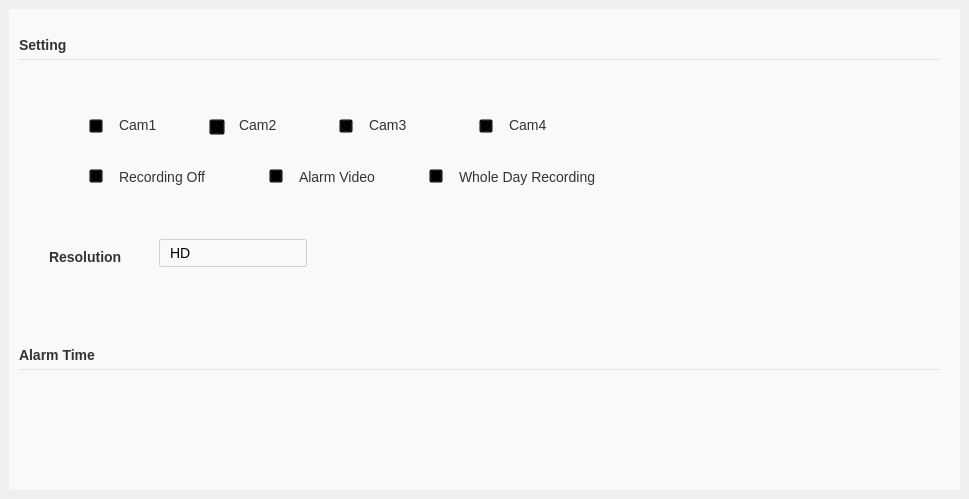
   <widget class="QWidget" name="tab_3">
    <attribute name="title">
     <string>Video</string>
    </attribute>
    <widget class="QWidget" name="widget_4" native="true">
     <property name="geometry">
      <rect>
       <x>9</x>
       <y>9</y>
       <width>951</width>
       <height>481</height>
      </rect>
     </property>
     <property name="styleSheet">
      <string notr="true">QWidget{
	background-color: #F9F9F9;
	font-family: &quot;Microsoft YaHei&quot;;
	font-size:14px;
    color: #333333;
}

/*4个通道按钮*/
QPushButton#VideopushButton_cam1,
#VideopushButton_cam2,
#VideopushButton_cam3,
#VideopushButton_cam4{
	background-color:#00000000;
	border-image: url(:/images/device_unselect.png);
}
QPushButton#VideopushButton_cam1:checked,
#VideopushButton_cam2:checked,
#VideopushButton_cam3:checked,
#VideopushButton_cam4:checked{
	background-color:#00000000;
	border-image: url(:/images/device_select.png);
}
/*3个类型按钮*/
QPushButton#VideolpushButton_recordingoff,
#VideopushButton_alarm,
#VideopushButton_wholedayrecording{
	background-color:#00000000;
	border-image: url(:/images/unchecked.png);
}
QPushButton#VideolpushButton_recordingoff:checked,
#VideopushButton_alarm:checked,
#VideopushButton_wholedayrecording:checked{
	background-color:#00000000;
	border-image: url(:/images/checked.png);
}
</string>
     </property>
     <widget class="QComboBox" name="VideocomboBox">
      <property name="geometry">
       <rect>
        <x>150</x>
        <y>230</y>
        <width>148</width>
        <height>28</height>
       </rect>
      </property>
      <property name="styleSheet">
       <string notr="true">QComboBox {
      border: 1px solid #D2D2D2;
      border-radius: 2px;
      padding: 1px 10px 1px 10px;
      min-width: 6em;
	  color:#000000;
	  font-size:14px;
  }

  QComboBox:editable {
      background:#F9F9F9;
  }

  QComboBox:!editable, QComboBox::drop-down:editable {
       background: #F9F9F9;
  }

  QComboBox:!editable:on, QComboBox::drop-down:editable:on {
      background: #F9F9F9;
      padding-top: 1px;
      padding-left: 10px;
  }

  QComboBox::drop-down {
      subcontrol-origin: padding;
      subcontrol-position: top right;
      width: 60px;
      border-left-width: 1px;
      border-left-color: darkgray;
      border-radius: 4px;
  }

  QComboBox::down-arrow {
	padding: 1px 1px 1px 30px;
	width:10;
	height:6;
	image:url(:/images/comboxArrow.png)
  }

  QComboBox::down-arrow:on {
      top: 0px;
      left: 0px;
  }

/**************   QComboBox 定制 ****************/
QComboBox QAbstractItemView
{
    outline:0px;
    background:#ffffff;
	border:1px solid rgba(0,0,0,0.15);
}
QComboBox QAbstractItemView::item
{
    padding-left:20px;
	border-width:0px;
    font-size:14px;
    color:#333333;
    background:#ffffff;
    font-family:&quot;Microsoft YaHei&quot;;
	min-height: 30px; 
}

QComboBox QAbstractItemView::item:selected
{
	background:#000000;
	border-width:0px
}

QComboBox QScrollBar::vertical{
    width:6px;
    background:#FFFFFF;
    border:none;
    border-radius:3px;
}
QComboBox QScrollBar::handle::vertical{ 
    border-radius:3px;
    width: 6px;
    background:#D8D8D8;
}
QComboBox QScrollBar::handle::vertical::hover{
    background:rgb(232,232,232);
}
QComboBox QScrollBar::add-line::vertical{
    border:none;
}
QComboBox QScrollBar::sub-line::vertical{
    border:none;
}</string>
      </property>
      <item>
       <property name="text">
        <string>HD</string>
       </property>
      </item>
      <item>
       <property name="text">
        <string>SD</string>
       </property>
      </item>
     </widget>
     <widget class="QLabel" name="Videolabel_cam2">
      <property name="geometry">
       <rect>
        <x>230</x>
        <y>105</y>
        <width>43</width>
        <height>22</height>
       </rect>
      </property>
      <property name="text">
       <string>Cam2</string>
      </property>
     </widget>
     <widget class="QLabel" name="Videolabel_cam3">
      <property name="geometry">
       <rect>
        <x>360</x>
        <y>105</y>
        <width>43</width>
        <height>22</height>
       </rect>
      </property>
      <property name="text">
       <string>Cam3</string>
      </property>
     </widget>
     <widget class="QLabel" name="Videolabel_cam1">
      <property name="geometry">
       <rect>
        <x>110</x>
        <y>105</y>
        <width>43</width>
        <height>22</height>
       </rect>
      </property>
      <property name="text">
       <string>Cam1</string>
      </property>
     </widget>
     <widget class="QLabel" name="Videolabel_cam4">
      <property name="geometry">
       <rect>
        <x>500</x>
        <y>105</y>
        <width>43</width>
        <height>22</height>
       </rect>
      </property>
      <property name="text">
       <string>Cam4</string>
      </property>
     </widget>
     <widget class="QPushButton" name="VideopushButton_cam2">
      <property name="geometry">
       <rect>
        <x>200</x>
        <y>110</y>
        <width>16</width>
        <height>16</height>
       </rect>
      </property>
      <property name="sizePolicy">
       <sizepolicy hsizetype="Maximum" vsizetype="Maximum">
        <horstretch>14</horstretch>
        <verstretch>14</verstretch>
       </sizepolicy>
      </property>
      <property name="minimumSize">
       <size>
        <width>14</width>
        <height>14</height>
       </size>
      </property>
      <property name="focusPolicy">
       <enum>Qt::NoFocus</enum>
      </property>
      <property name="styleSheet">
       <string notr="true"/>
      </property>
      <property name="text">
       <string/>
      </property>
      <property name="iconSize">
       <size>
        <width>14</width>
        <height>14</height>
       </size>
      </property>
      <property name="checkable">
       <bool>true</bool>
      </property>
     </widget>
     <widget class="QPushButton" name="VideopushButton_cam3">
      <property name="geometry">
       <rect>
        <x>330</x>
        <y>110</y>
        <width>14</width>
        <height>14</height>
       </rect>
      </property>
      <property name="sizePolicy">
       <sizepolicy hsizetype="Maximum" vsizetype="Maximum">
        <horstretch>14</horstretch>
        <verstretch>14</verstretch>
       </sizepolicy>
      </property>
      <property name="minimumSize">
       <size>
        <width>14</width>
        <height>14</height>
       </size>
      </property>
      <property name="focusPolicy">
       <enum>Qt::NoFocus</enum>
      </property>
      <property name="styleSheet">
       <string notr="true"/>
      </property>
      <property name="text">
       <string/>
      </property>
      <property name="iconSize">
       <size>
        <width>14</width>
        <height>14</height>
       </size>
      </property>
      <property name="checkable">
       <bool>true</bool>
      </property>
     </widget>
     <widget class="QPushButton" name="VideopushButton_cam1">
      <property name="geometry">
       <rect>
        <x>80</x>
        <y>110</y>
        <width>14</width>
        <height>14</height>
       </rect>
      </property>
      <property name="sizePolicy">
       <sizepolicy hsizetype="Maximum" vsizetype="Maximum">
        <horstretch>14</horstretch>
        <verstretch>14</verstretch>
       </sizepolicy>
      </property>
      <property name="minimumSize">
       <size>
        <width>14</width>
        <height>14</height>
       </size>
      </property>
      <property name="focusPolicy">
       <enum>Qt::NoFocus</enum>
      </property>
      <property name="styleSheet">
       <string notr="true"/>
      </property>
      <property name="text">
       <string/>
      </property>
      <property name="iconSize">
       <size>
        <width>14</width>
        <height>14</height>
       </size>
      </property>
      <property name="checkable">
       <bool>true</bool>
      </property>
      <property name="checked">
       <bool>true</bool>
      </property>
     </widget>
     <widget class="QPushButton" name="VideopushButton_cam4">
      <property name="geometry">
       <rect>
        <x>470</x>
        <y>110</y>
        <width>14</width>
        <height>14</height>
       </rect>
      </property>
      <property name="sizePolicy">
       <sizepolicy hsizetype="Maximum" vsizetype="Maximum">
        <horstretch>14</horstretch>
        <verstretch>14</verstretch>
       </sizepolicy>
      </property>
      <property name="minimumSize">
       <size>
        <width>14</width>
        <height>14</height>
       </size>
      </property>
      <property name="focusPolicy">
       <enum>Qt::NoFocus</enum>
      </property>
      <property name="styleSheet">
       <string notr="true"/>
      </property>
      <property name="text">
       <string/>
      </property>
      <property name="iconSize">
       <size>
        <width>14</width>
        <height>14</height>
       </size>
      </property>
      <property name="checkable">
       <bool>true</bool>
      </property>
     </widget>
     <widget class="QLabel" name="Videolabel_setting">
      <property name="geometry">
       <rect>
        <x>10</x>
        <y>20</y>
        <width>61</width>
        <height>31</height>
       </rect>
      </property>
      <property name="styleSheet">
       <string notr="true">	font-family: &quot;Microsoft YaHei&quot;;
	font:bold 14px;
    color: #333333;</string>
      </property>
      <property name="text">
       <string>Setting</string>
      </property>
     </widget>
     <widget class="Line" name="Videoline">
      <property name="geometry">
       <rect>
        <x>10</x>
        <y>50</y>
        <width>921</width>
        <height>1</height>
       </rect>
      </property>
      <property name="styleSheet">
       <string notr="true">border: 0px solid red; background-color: #E2E2E2; </string>
      </property>
      <property name="orientation">
       <enum>Qt::Horizontal</enum>
      </property>
     </widget>
     <widget class="QLabel" name="Videolabel_AlarmTime">
      <property name="geometry">
       <rect>
        <x>10</x>
        <y>330</y>
        <width>101</width>
        <height>31</height>
       </rect>
      </property>
      <property name="styleSheet">
       <string notr="true">	font-family: &quot;Microsoft YaHei&quot;;
	font:bold 14px;
    color: #333333;</string>
      </property>
      <property name="text">
       <string>Alarm Time</string>
      </property>
     </widget>
     <widget class="Line" name="Videoline_2">
      <property name="geometry">
       <rect>
        <x>10</x>
        <y>360</y>
        <width>921</width>
        <height>1</height>
       </rect>
      </property>
      <property name="styleSheet">
       <string notr="true">border: 0px solid red; background-color: #E2E2E2; </string>
      </property>
      <property name="orientation">
       <enum>Qt::Horizontal</enum>
      </property>
     </widget>
     <widget class="QLabel" name="Videolabel_resolution">
      <property name="geometry">
       <rect>
        <x>40</x>
        <y>240</y>
        <width>81</width>
        <height>16</height>
       </rect>
      </property>
      <property name="styleSheet">
       <string notr="true">font-family: &quot;Microsoft YaHei&quot;;
	font:bold 14px;
    color: #333333;</string>
      </property>
      <property name="text">
       <string>Resolution</string>
      </property>
     </widget>
     <widget class="QPushButton" name="VideolpushButton_recordingoff">
      <property name="geometry">
       <rect>
        <x>80</x>
        <y>160</y>
        <width>14</width>
        <height>14</height>
       </rect>
      </property>
      <property name="focusPolicy">
       <enum>Qt::NoFocus</enum>
      </property>
      <property name="styleSheet">
       <string notr="true"/>
      </property>
      <property name="text">
       <string/>
      </property>
      <property name="checkable">
       <bool>true</bool>
      </property>
     </widget>
     <widget class="QLabel" name="Videolabel_recordingoff">
      <property name="geometry">
       <rect>
        <x>110</x>
        <y>160</y>
        <width>101</width>
        <height>16</height>
       </rect>
      </property>
      <property name="text">
       <string>Recording Off</string>
      </property>
     </widget>
     <widget class="QPushButton" name="VideopushButton_alarm">
      <property name="geometry">
       <rect>
        <x>260</x>
        <y>160</y>
        <width>14</width>
        <height>14</height>
       </rect>
      </property>
      <property name="focusPolicy">
       <enum>Qt::NoFocus</enum>
      </property>
      <property name="styleSheet">
       <string notr="true"/>
      </property>
      <property name="text">
       <string/>
      </property>
      <property name="checkable">
       <bool>true</bool>
      </property>
     </widget>
     <widget class="QLabel" name="Videolabel_alarm">
      <property name="geometry">
       <rect>
        <x>290</x>
        <y>160</y>
        <width>101</width>
        <height>16</height>
       </rect>
      </property>
      <property name="text">
       <string>Alarm Video</string>
      </property>
     </widget>
     <widget class="QPushButton" name="VideopushButton_wholedayrecording">
      <property name="geometry">
       <rect>
        <x>420</x>
        <y>160</y>
        <width>14</width>
        <height>14</height>
       </rect>
      </property>
      <property name="focusPolicy">
       <enum>Qt::NoFocus</enum>
      </property>
      <property name="styleSheet">
       <string notr="true"/>
      </property>
      <property name="text">
       <string/>
      </property>
      <property name="checkable">
       <bool>true</bool>
      </property>
      <property name="checked">
       <bool>true</bool>
      </property>
     </widget>
     <widget class="QLabel" name="Videolabel_wholedayrecording">
      <property name="geometry">
       <rect>
        <x>450</x>
        <y>160</y>
        <width>161</width>
        <height>16</height>
       </rect>
      </property>
      <property name="text">
       <string>Whole Day Recording</string>
      </property>
     </widget>
    </widget>
   </widget>
